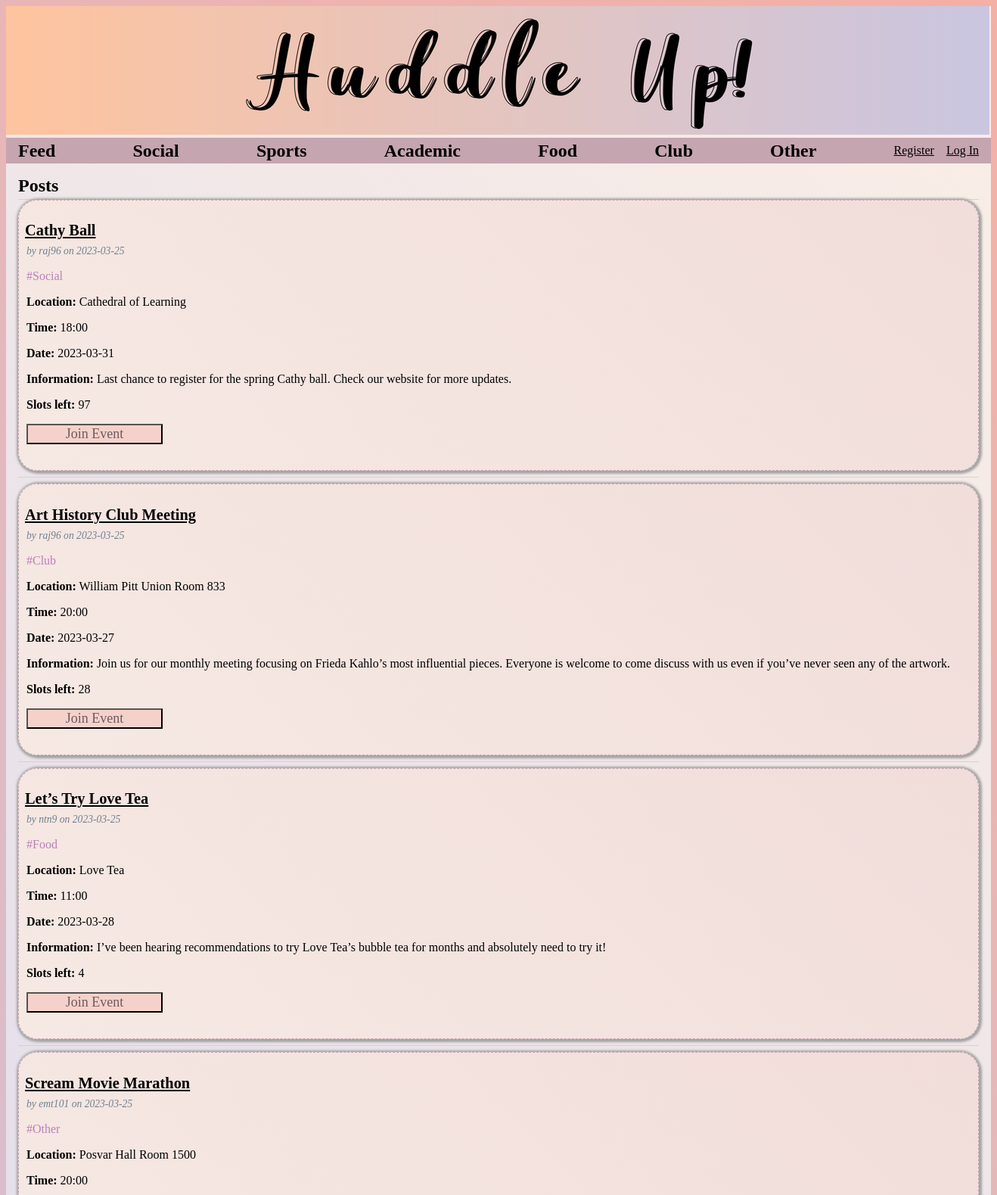
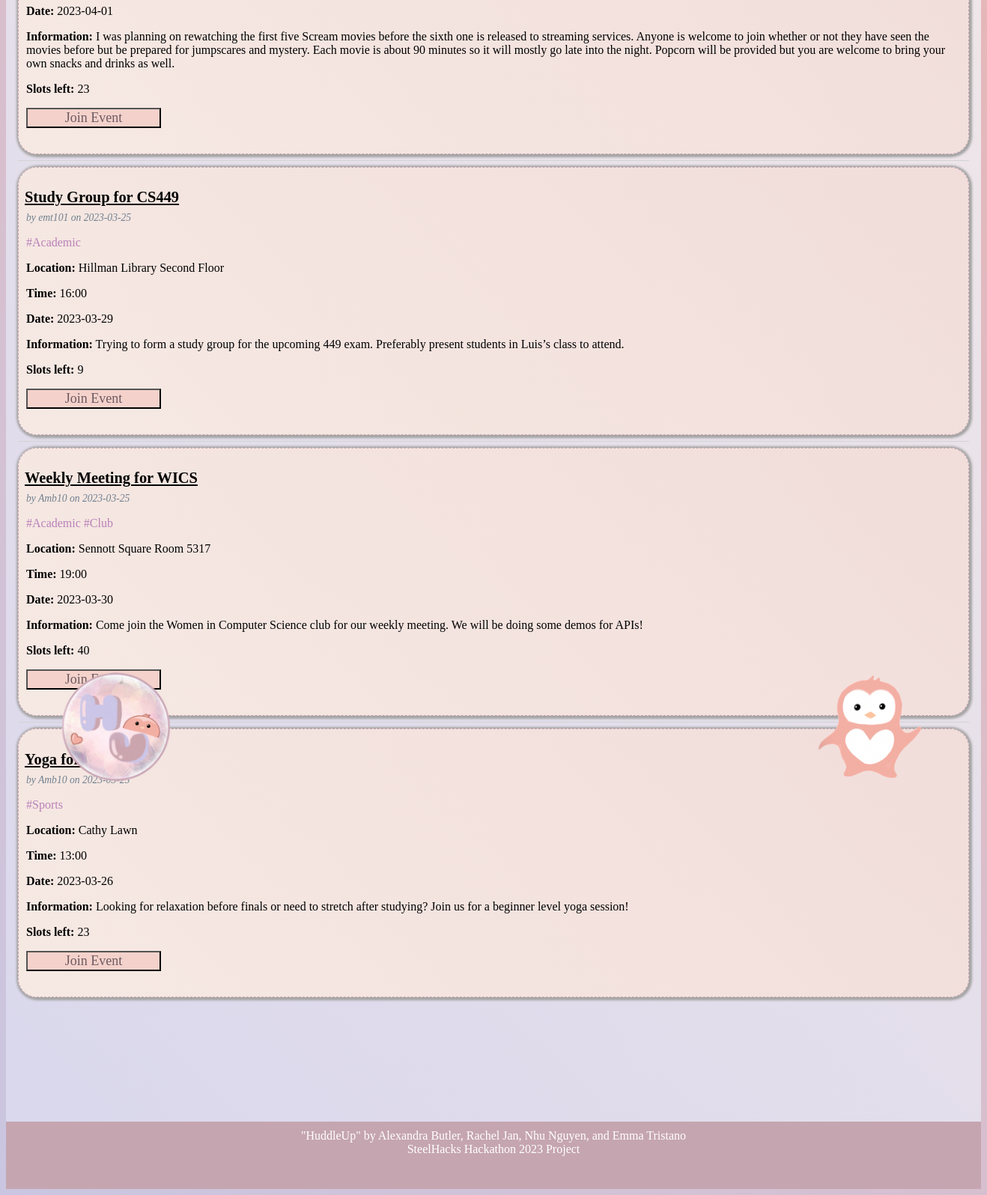
The page / on the database its author committed (2 pictures, top to bottom).
### tables this page shows
CREATE TABLE post (
  id INTEGER PRIMARY KEY AUTOINCREMENT,
  author_id INTEGER NOT NULL,
  created TIMESTAMP NOT NULL DEFAULT CURRENT_TIMESTAMP,
  title TEXT NOT NULL,
  body TEXT NOT NULL,
  tag TEXT NOT NULL, 
  location TEXT NOT NULL,
  time TEXT NOT NULL,
  date TEXT NOT NULL,
  joins INTEGER NOT NULL,
  joined_id TEXT NOT NULL,
  FOREIGN KEY (author_id) REFERENCES user (id)
);

CREATE TABLE user (
  id INTEGER PRIMARY KEY AUTOINCREMENT,
  username TEXT UNIQUE NOT NULL,
  password TEXT NOT NULL,
  first_name TEXT NOT NULL,
  last_name TEXT NOT NULL,
  phone_num TEXT NOT NULL,
  email TEXT NOT NULL
);

### flaskr/blog.py (the view)
@bp.route('/')
def index():
    db = get_db()
    posts = db.execute(
        'SELECT p.id, title, body, tag, location, time, date, joins, joined_id, created, author_id, username'
        ' FROM post p JOIN user u ON p.author_id = u.id'
        ' ORDER BY created DESC'
    ).fetchall()
    return render_template('blog/index.html', posts=posts)

### flaskr/auth.py (called while the page is built)
@bp.before_app_request
def load_logged_in_user():
    user_id = session.get('user_id')
    if user_id is None:
        g.user = None
    else:
        g.user = get_db().execute(
            'SELECT * FROM user WHERE id = ?', (user_id,)
        ).fetchone()

### flaskr/db.py (called while the page is built)
def get_db():
    if 'db' not in g:
        g.db = sqlite3.connect(
            current_app.config['DATABASE'],
            detect_types=sqlite3.PARSE_DECLTYPES
        )
        g.db.row_factory = sqlite3.Row
    return g.db

### flaskr/templates/blog/index.html (shortened to what this page needs)
{% extends 'base.html' %}
{% block header %}
<h1>{% block title %}Posts{% endblock %}</h1>
{% endblock %}
{% block content %}
{% for post in posts %}
<article class="post">
    <header>
        <div style="padding-top: 0%;">
            <h1><a class="action" href="{{ url_for('blog.post_page', id=post['id']) }}">{{ post['title'] }}</a></h1>
            <div class=" about" style="padding-left: 10px;">by {{ post['username'] }} on {{
                post['created'].strftime('%Y-%m-%d') }}
            </div>
        </div>
    </header>
    <p class="tag" style="color: rgb(185, 128, 185); padding-left: 10px;">{{ post['tag']}}</p>
    <p class="location" style="padding-left: 10px;"><b>Location:</b> {{ post['location']}}</p>
    <p class="time" style="padding-left: 10px;"><b>Time:</b> {{ post['time']}}</p>
    <p class="time" style="padding-left: 10px;"><b>Date:</b> {{ post['date']}}</p>
    <p class="body" style="padding-left: 10px; padding-right: 10px;"><b>Information:</b> {{ post['body'] }}</p>
    <p class="joins" style="padding-left: 10px;"><b>Slots left: </b>{{ post['joins']}}</p>
    <form action="{{ url_for('blog.join_post', id=post['id']) }}" method="post" style="padding-left: 10px;">
        <input class="danger" type="submit" value="Join Event" onclick="return confirm('Are you sure?');">
    </form>
</article>
{% if not loop.last %}
<hr>
{% endif %}
{% endfor %}
{% endblock %}

### flaskr/static/style.css (style rules this page uses)
* { font-family: "Gill Sans"; }
html { font-family: sans-serif; background: linear-gradient(45deg, #CAC6E1, #F5AFA4); }
body { background: linear-gradient(45deg, #D9D7ED, #FAEEE6); }
h1 { color: black; }
a { color: black; }
hr { border: none; border-top: 1px solid lightgray; }
nav ul li a, nav ul li span, header .action { display: block; padding: 0.5rem; }
.content>header h1 { flex: auto; margin: 1rem 0 0.25rem 0; }
.post { background: linear-gradient(45deg, #f6e9e3, #f1ddda); border: 1.5px solid #C5A5B0; border-style: dashed; border-radius: 25px; box-shadow: 1px 1px 3px 3px rgb(165, 164, 164); }
.post>header { display: flex; align-items: flex-end; font-size: 0.85em; }
.post>header>div:first-of-type { flex: auto; }
.post>header h1 { font-size: 1.5em; margin-bottom: 0; }
.post .about { color: slategray; font-style: italic; }
.post .body { white-space: pre-line; display: -webkit-box; -webkit-line-clamp: 3; -webkit-box-orient: vertical; overflow: hidden; overflow-wrap: break-word; }
.content form { margin: 1em 0; display: flex; flex-direction: column; }
.content input, .content textarea { margin-bottom: 1em; font-size: large; background-color: linear-gradient(45deg, #efe1da, #dbd9ee); }
input.danger { color: #6e5a61; }
input[type=submit] { align-self: start; min-width: 10em; background-color: #f4d2cb; }

### rows shown on the page
post: title "Cathy Ball", username "raj96", created "2023-03-25", tag "#Social", location "Cathedral of Learning", time "18:00", date "2023-03-31", body "Last chance to register for the spring Cathy ball. Check our website for more updates.", joins "97"
post: title "Art History Club Meeting", username "raj96", created "2023-03-25", tag "#Club", location "William Pitt Union Room 833", time "20:00", date "2023-03-27", body "Join us for our monthly meeting focusing on Frieda Kahlo’s most influential pieces. Everyone is welcome to come discuss with us even if you’ve never seen any of the artwork.", joins "28"
post: title "Let’s Try Love Tea", username "ntn9", created "2023-03-25", tag "#Food", location "Love Tea", time "11:00", date "2023-03-28", body "I’ve been hearing recommendations to try Love Tea’s bubble tea for months and absolutely need to try it!", joins "4"
post: title "Scream Movie Marathon", username "emt101", created "2023-03-25", tag "#Other", location "Posvar Hall Room 1500", time "20:00", date "2023-04-01", body "I was planning on rewatching the first five Scream movies before the sixth one is released to streaming services. Anyone is welcome to join whether or not they have seen the movies before but be prepared for jumpscares and mystery. Each movie is about 90 minutes so it will mostly go late into the night. Popcorn will be provided but you are welcome to bring your own snacks and drinks as well.", joins "23"
post: title "Study Group for CS449", username "emt101", created "2023-03-25", tag "#Academic", location "Hillman Library Second Floor", time "16:00", date "2023-03-29", body "Trying to form a study group for the upcoming 449 exam. Preferably present students in Luis’s class to attend.", joins "9"
post: title "Weekly Meeting for WICS", username "Amb10", created "2023-03-25", tag "#Academic #Club", location "Sennott Square Room 5317", time "19:00", date "2023-03-30", body "Come join the Women in Computer Science club for our weekly meeting. We will be doing some demos for APIs!", joins "40"
post: title "Yoga…", username "Amb10", tag "#Sports", location "Cathy Lawn", time "13:00", date "2023-03-26", body "Looking for relaxation before finals or need to stretch after studying? Join us for a beginner level yoga session!", joins "23"
